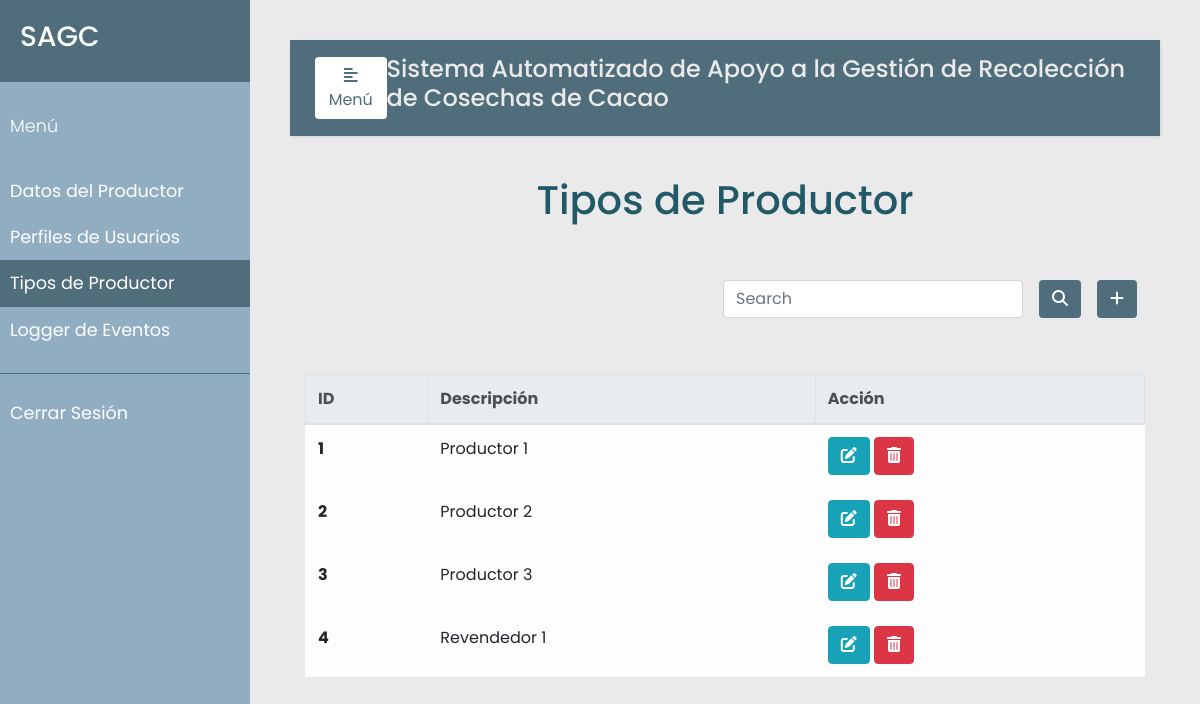
Screenshot of /update_tipo_productor/1 (signed in) with the database file from the repository.
### models.py (models this page shows, shortened)
class TypeProducer(db.Model):
    __tablename__ = 'type_prod'
    id = db.Column(db.Integer, primary_key=True)
    description = db.Column(db.String(120), nullable=False, unique=True)
    producer = db.relationship('Producer', backref='type_producer', lazy=True)

### app.py (the view, shortened to what this page needs)
@app.route('/update_tipo_productor/<int:id>', methods=['GET', 'POST'])
@login_required
def update_tipo_productor(id):
    error=None
    type_prod = TypeProducer.query.all()
    type_to_update = TypeProducer.query.get_or_404(id)
    return render_template("tipo_productor.html", error=error, admin=session['rol_admin'], type_prod=type_prod)

### app.py (called while the page is built)
def login_required(f):
    @wraps(f)
    def wrap(*args, **kwargs):
        if 'logged_in' in session:
            return f(*args, **kwargs)
        else:
            flash('Necesitas iniciar sesión primero')
            return redirect(url_for('login'))
    return wrap

### templates/tipo_productor.html (shortened to what this page needs)
{% extends "base.html" %}
{% block navbar %}
<li class="nav-item">
    <a class="nav-link" href="{{url_for('productor')}}">Datos del Productor</a>
</li>
<li class="nav-item">
    <a class="nav-link" href="{{url_for('perfiles')}}">Perfiles de Usuarios</a>
</li>
<li class="nav-item active">
  <a class="nav-link" href="{{url_for('tipo_productor')}}">Tipos de Productor<span class="sr-only">(current)</span></a>
</li>
<li class="nav-item">
    <a class="nav-link" href="{{url_for('eventos')}}">Logger de Eventos</a>
</li>
{% endblock %}
{% block sesion %}
<li class="nav-item">
  <a class="nav-link" href="{{url_for('logout')}}">Cerrar Sesión</a>
</li>
{% endblock %}
{% block content %}
    <div class="container h-100">
        <p class="text-center h1 fw-bold mb-5 mx-1 mx-md-4 mt-4">Tipos de Productor</p>
        <div class="d-flex flex-row-reverse bd-highlight">
            <div class="p-2 bd-highlight">
              <button type="button" class="btn" style="color:#fff; background-color:#4F6D7A;" data-toggle="modal" data-target="#exampleModalLong">
                <i class="fa-solid fa-plus"></i>
              </button>
            </div>
            <div class="p-2 bd-highlight" style="display:flex; align-content: flex-end;">
              <form action='/search_tipo_productor' method="post" class="form-inline" style="justify-content: flex-end">
                <input class="form-control mr-3 w-75" type="text" placeholder="Search" aria-label="Buscar" name="search_tipo_productor">
                <button type="submit" id="search_tipo_productor" name="action-type" value="search" class="btn" style="color:#fff; background-color:#4F6D7A;">
                  <i class="fas fa-search" aria-hidden="true"></i>
                </button>
              </form>
            </div>
          </div>
        <br/>
        <br>
        <table class="table table-bordered table-light table-hover">
          <thead class="thead-light">
            <tr>
              <th scope="col">ID</th>
              <th scope="col">Descripción</th>
              <th scope="col">Acción</th>
            </tr>
          </thead>
          <tbody>
            {% for u in type_prod %}
            <tr>
              <th scope="row">{{u.id}}</th>
              <td>{{u.description}}</td>
              <td>
                <button type="button" class="btn btn-info" data-toggle="modal" data-target="#edit-modal-{{u.id}}">
                  <i class="fas fa-edit"></i>
                </button>
                <button type="button" class="btn btn-danger" data-toggle="modal" data-target="#delete-modal-{{u.id}}">
                  <i class="fas fa-trash-alt"></i>
                </button>
              </td>
            </tr>
            {% endfor %}
          </tbody>
        </table>
    </div>
{% endblock %}

### static/css/styles.css (style rules this page uses)
body { font-family: 'Poppins', sans-serif; background: #EAEAEA; }
p { font-family: 'Poppins', sans-serif; font-size: 1.1em; font-weight: 300; line-height: 1.7em; color: #215968; }
a, a:hover, a:focus { color: inherit; text-decoration: none; transition: all 0.3s; }
#sidebar ul li a { padding: 10px; font-size: 1.1em; display: block; }
#sidebar ul li.active>a, a[aria-expanded="true"] { color: #fff; background: #4F6D7A; }

### rows the page displays
TypeProducer: id "1", description "Productor 1"
TypeProducer: id "2", description "Productor 2"
TypeProducer: id "3", description "Productor 3"
TypeProducer: id "4", description "Revendedor 1"
